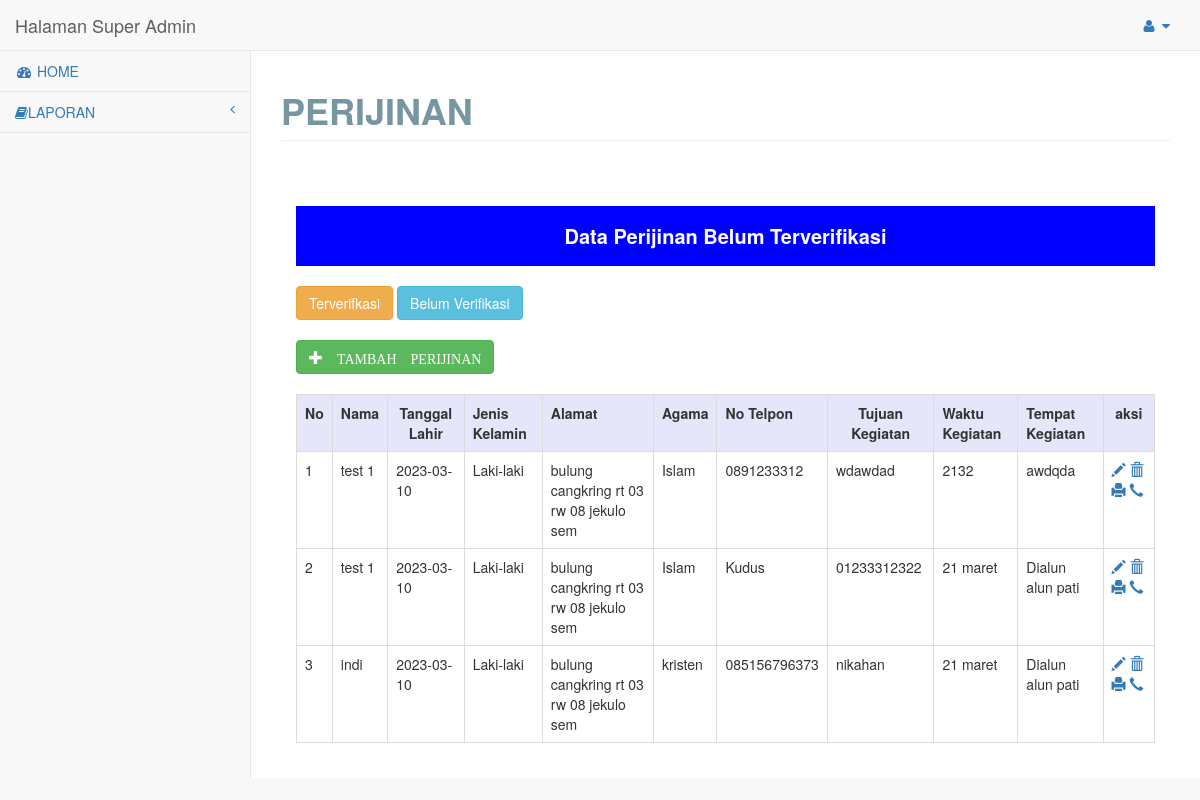
Page /admin/admin/pages/index.php?module=perijinan on the committed database.
### tables this page shows
CREATE TABLE `tbl_perijinan` (
  `id_perijinan` int(12) NOT NULL,
  `nama` varchar(20) NOT NULL,
  `tgl_lahir` date NOT NULL,
  `tmp_lahir` varchar(20) NOT NULL,
  `jenis_kelamin` varchar(30) NOT NULL,
  `alamat` varchar(40) NOT NULL,
  `agama` varchar(20) NOT NULL,
  `no_telp` varchar(20) NOT NULL,
  `tujuan_kegiatan` varchar(40) NOT NULL,
  `waktu_kegiatan` varchar(20) NOT NULL,
  `tempat_kegiatan` varchar(40) NOT NULL,
  `status` varchar(50) NOT NULL,
  `created_date` datetime DEFAULT NULL,
  `modified_date` datetime DEFAULT NULL
);

### admin/admin/pages/perijinan.php (the view, shortened to what this page needs)
  <div id="page-wrapper">
  	<div class="row">
  		<div class="col-lg-12">
  			<h1 class="page-header">PERIJINAN</h1>
  		</div>
  	</div>
  	<div class="row">
  		<div class="col-lg-12">
  			<div class="panel-body">
  				<?php
include "koneksi.php";
$no = 1;
$title = "Belum Terverifikasi";
$qry_perijinan = mysqli_query($conn, "SELECT * from tbl_perijinan where status='Belum Terverifikasi'");
?>
  				<div style="margin-top:30px;width:100%,height:50px;text-align:center;background:#0000ff;color:#fff;line-height:60px;font-size:20px;">
  					<b>Data Perijinan <?php echo $title ?></b>
  				</div>
  				<form method="POST">
  					<input type="submit" name="sudah" id="" class="btn btn-warning" style="margin-top:20px;" value="Terverifkasi">
  					<input type="submit" name="belum" id="" class="btn btn-info" style="margin-top:20px;" value="Belum Verifikasi">
  				</form>
  				<a href="?module=input_perijinan" class="btn btn-success" style="margin-top:20px;"><span class="glyphicon glyphicon-plus"> TAMBAH PERIJINAN</span></a>
  				<div class="th">
  					<table class="table table-bordered" style="margin-top:20px;">
  						<th style=" background: #E6E6FA;">
  							<center>No</center>
  						</th>
  						<th style=" background: #E6E6FA;">Nama</th>
  						<th style=" background: #E6E6FA;">
  							<center>Tanggal Lahir</center>
  						</th>
  						<th style=" background: #E6E6FA;">Jenis Kelamin</th>
  						<th style=" background: #E6E6FA;">Alamat</th>
  						<th style=" background: #E6E6FA;">Agama</th>
  						<th style=" background: #E6E6FA;">No Telpon</th>
  						<th style=" background: #E6E6FA;">
  							<center>Tujuan Kegiatan</center>
  						</th>
  						<th style=" background: #E6E6FA;">Waktu Kegiatan</th>
  						<th style=" background: #E6E6FA;">Tempat Kegiatan</th>
  						<th style=" background: #E6E6FA;">
  							<center>aksi</center>
  						</th>
  						<?php while ($data = mysqli_fetch_array($qry_perijinan)) { ?>
  							<tr>
  								<td><?php echo $no++ ?></td>
  								<td><?php echo $data['nama'] ?></td>
  								<td><?php echo $data['tgl_lahir'] ?></td>
  								<td><?php echo $data['jenis_kelamin'] ?></td>
  								<td><?php echo $data['alamat'] ?></td>
  								<td><?php echo $data['agama'] ?></td>
  								<td><?php echo $data['no_telp'] ?></td>
  								<td><?php echo $data['tujuan_kegiatan'] ?></td>
  								<td><?php echo $data['waktu_kegiatan'] ?></td>
  								<td><?php echo $data['tempat_kegiatan'] ?></td>
  								<td><a href="?module=edit_perijinan&id=<?php echo $data['id_perijinan']; ?>"><span class="glyphicon glyphicon-pencil"></span></a>
					<a href="?module=hapus_perijinan&id=<?php echo $data['id_perijinan']; ?>"><span class="glyphicon glyphicon-trash"></span></a>
  									<a href="print_perjinan.php?id=<?php echo $data['id_perijinan']; ?>" target="_blank"><span class="glyphicon glyphicon-print"></span></a>
  									<?php if ($title === "Sudah Terverifikasi") {
						$pesan = "Halo " . $data['nama'] . "%0APerijinan Dengan Permintaan%0ATujuan : " . $data['tujuan_kegiatan'] . "%0ADengan Tempat Kegiatan : " . $data['tempat_kegiatan'] . "%0ABERHASIL DIVERIFIKASI%0A%0ASilahkan Datang Ke SPKT Kepolisian Resor Pati Untuk Mencetak Lampiran Perijinan https://goo.gl/maps/QUGbbhVXAKvcFmPRA ";
						$url = 'https://wa.me/62' . $data['no_telp'] . '?text=' . $pesan; ?>
						<a href="<?php echo $url; ?>" target="_blank"><span class="glyphicon glyphicon-earphone"></span></a>
  									<?php } else {
						$pesan = "Halo " . $data['nama'] . "%0APerijinan Dengan Permintaan%0ATujuan : " . $data['tujuan_kegiatan'] . "%0ADengan Tempat Kegiataan : " . $data['tempat_kegiatan'] . "%0ABELUM DIVERIFIKASI%0A%0ASilahkan Lengkapi Berkas Anda";
						$url = 'https://wa.me/62' . $data['no_telp'] . '?text=' . $pesan; ?>
  										<a href="<?php echo $url; ?>" target="_blank"><span class="glyphicon glyphicon-earphone"></span></a>
  									<?php } ?>
  								</td>
  							</tr>
  						<?php } ?>
  					</table>
  				</div>
  			</div>
  		</div>
  	</div>
  </div>

### admin/admin/pages/index.php (shortened to what this page needs)
<!DOCTYPE html>
<html lang="en">
<head>
    <link href="/polres1/vendor/bootstrap/css/bootstrap.min.css" rel="stylesheet">
    <link href="/polres1/vendor/metisMenu/metisMenu.min.css" rel="stylesheet">
    <link href="/polres1/vendor/dist/css/sb-admin-2.css" rel="stylesheet">
    <link href="/polres1/vendor/morrisjs/morris.css" rel="stylesheet">
    <link href="/polres1/vendor/font-awesome/css/font-awesome.min.css" rel="stylesheet" type="text/css">
    <link href="/polres1/vendor/datepicker/css/bootstrap-datepicker.min.css" rel="stylesheet" type="text/css">
</head>
<body>
    <div id="wrapper">
        <nav class="navbar navbar-default navbar-static-top" role="navigation" style="margin-bottom: 0">
            <div class="navbar-header">
                <a class="navbar-brand hidden-print" href="index.php">Halaman <?php echo $_SESSION['tipe_user'] == 'admin' ? 'Admin' : 'Super Admin' ?> </a>
            </div>
            <ul class="nav navbar-top-links navbar-right">
                <li class="dropdown">
                    <a class="dropdown-toggle" data-toggle="dropdown" href="#">
                        <i class="fa fa-user fa-fw"></i> <i class="fa fa-caret-down"></i>
                    </a>
                </li>
            </ul>
            <div class="navbar-default sidebar" role="navigation">
                <div class="sidebar-nav navbar-collapse">
                    <ul class="nav" id="side-menu">
                        <li>
                            <a href="index.php"><i class="fa fa-dashboard fa-fw"></i> HOME</a>
                        </li>
                        <li>
                            <a href="#"><i class="fa fa-book"> </i>LAPORAN<span class="fa arrow"></span></a>
                        </li>
                    </ul>
                </div>
            </div>
        </nav>
        <?php include "content.php"; ?>
    </div>
</body>
</html>

### admin/admin/pages/content.php
<?php
if(!empty($_GET["module"])){
	include_once($_GET["module"].".php");
}else{
	include"home.php";
}
?>

### rows in the picture
tbl_perijinan: nama "test 1", tgl_lahir "2023-03-10", jenis_kelamin "Laki-laki", alamat "bulung cangkring rt 03 rw 08 jekulo sem", agama "Islam", no_telp "0891233312", tujuan_kegiatan "wdawdad", waktu_kegiatan "2132", tempat_kegiatan "awdqda"
tbl_perijinan: nama "test 1", tgl_lahir "2023-03-10", jenis_kelamin "Laki-laki", alamat "bulung cangkring rt 03 rw 08 jekulo sem", agama "Islam", no_telp "Kudus", tujuan_kegiatan "01233312322", waktu_kegiatan "21 maret", tempat_kegiatan "Dialun alun pati"
tbl_perijinan: nama "indi", tgl_lahir "2023-03-10", jenis_kelamin "Laki-laki", alamat "bulung cangkring rt 03 rw 08 jekulo sem", agama "kristen", no_telp "085156796373", tujuan_kegiatan "nikahan", waktu_kegiatan "21 maret", tempat_kegiatan "Dialun alun pati"

### other values in the picture
$title "Belum Terverifikasi"
